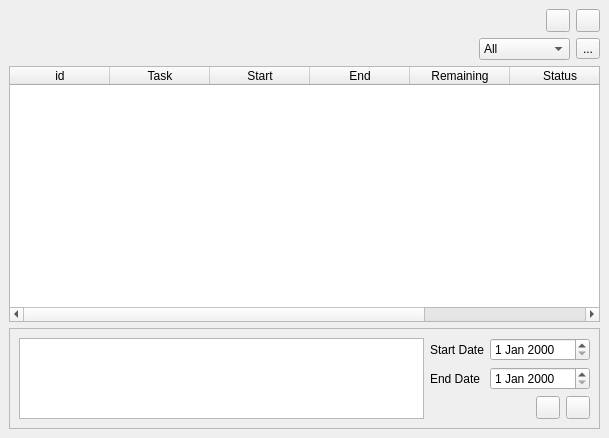
<?xml version="1.0" encoding="UTF-8"?>
<ui version="4.0">
 <class>MainWindow</class>
 <widget class="QMainWindow" name="MainWindow">
  <property name="geometry">
   <rect>
    <x>0</x>
    <y>0</y>
    <width>609</width>
    <height>438</height>
   </rect>
  </property>
  <property name="windowTitle">
   <string>MainWindow</string>
  </property>
  <widget class="QWidget" name="centralwidget">
   <layout class="QGridLayout" name="gridLayout_3">
    <item row="1" column="1" colspan="2">
     <widget class="QComboBox" name="filter_box">
      <item>
       <property name="text">
        <string>All</string>
       </property>
      </item>
      <item>
       <property name="text">
        <string>In Progress</string>
       </property>
      </item>
      <item>
       <property name="text">
        <string>Cancelled</string>
       </property>
      </item>
      <item>
       <property name="text">
        <string>Completed</string>
       </property>
      </item>
     </widget>
    </item>
    <item row="1" column="3">
     <widget class="QToolButton" name="edit_mode">
      <property name="text">
       <string>...</string>
      </property>
     </widget>
    </item>
    <item row="2" column="0" colspan="4">
     <widget class="QTableWidget" name="task_table">
      <column>
       <property name="text">
        <string>id</string>
       </property>
      </column>
      <column>
       <property name="text">
        <string>Task</string>
       </property>
      </column>
      <column>
       <property name="text">
        <string>Start</string>
       </property>
      </column>
      <column>
       <property name="text">
        <string>End</string>
       </property>
      </column>
      <column>
       <property name="text">
        <string>Remaining</string>
       </property>
      </column>
      <column>
       <property name="text">
        <string>Status</string>
       </property>
      </column>
      <column>
       <property name="text">
        <string>Operation</string>
       </property>
      </column>
     </widget>
    </item>
    <item row="0" column="3">
     <widget class="QToolButton" name="close">
      <property name="text">
       <string/>
      </property>
      <property name="icon">
       <iconset resource="resource.qrc">
        <normaloff>:/resource/resources/icons/close.png</normaloff>:/resource/resources/icons/close.png</iconset>
      </property>
     </widget>
    </item>
    <item row="0" column="2">
     <widget class="QToolButton" name="minimize">
      <property name="text">
       <string/>
      </property>
      <property name="icon">
       <iconset resource="resource.qrc">
        <normaloff>:/resource/resources/icons/minimize.png</normaloff>:/resource/resources/icons/minimize.png</iconset>
      </property>
     </widget>
    </item>
    <item row="1" column="0">
     <spacer name="horizontalSpacer_2">
      <property name="orientation">
       <enum>Qt::Horizontal</enum>
      </property>
      <property name="sizeHint" stdset="0">
       <size>
        <width>40</width>
        <height>20</height>
       </size>
      </property>
     </spacer>
    </item>
    <item row="3" column="0" colspan="4">
     <widget class="QFrame" name="frame">
      <property name="frameShape">
       <enum>QFrame::StyledPanel</enum>
      </property>
      <property name="frameShadow">
       <enum>QFrame::Raised</enum>
      </property>
      <layout class="QGridLayout" name="gridLayout">
       <item row="2" column="2">
        <spacer name="horizontalSpacer">
         <property name="orientation">
          <enum>Qt::Horizontal</enum>
         </property>
         <property name="sizeType">
          <enum>QSizePolicy::Minimum</enum>
         </property>
         <property name="sizeHint" stdset="0">
          <size>
           <width>40</width>
           <height>20</height>
          </size>
         </property>
        </spacer>
       </item>
       <item row="2" column="4">
        <widget class="QToolButton" name="clear_item">
         <property name="text">
          <string/>
         </property>
         <property name="icon">
          <iconset resource="resource.qrc">
           <normaloff>:/resource/resources/icons/clear.png</normaloff>:/resource/resources/icons/clear.png</iconset>
         </property>
        </widget>
       </item>
       <item row="0" column="0" rowspan="3">
        <widget class="QTextEdit" name="task_text"/>
       </item>
       <item row="0" column="2" colspan="3">
        <widget class="QDateEdit" name="start_date"/>
       </item>
       <item row="2" column="3">
        <widget class="QToolButton" name="add_item">
         <property name="text">
          <string/>
         </property>
         <property name="icon">
          <iconset resource="resource.qrc">
           <normaloff>:/resource/resources/icons/check.png</normaloff>:/resource/resources/icons/check.png</iconset>
         </property>
        </widget>
       </item>
       <item row="1" column="2" colspan="3">
        <widget class="QDateEdit" name="end_date"/>
       </item>
       <item row="0" column="1">
        <widget class="QLabel" name="start_date_label">
         <property name="text">
          <string>Start Date</string>
         </property>
        </widget>
       </item>
       <item row="1" column="1">
        <widget class="QLabel" name="end_date_label">
         <property name="text">
          <string>End Date</string>
         </property>
        </widget>
       </item>
      </layout>
     </widget>
    </item>
   </layout>
  </widget>
 </widget>
 <resources>
  <include location="resource.qrc"/>
 </resources>
 <connections/>
</ui>
